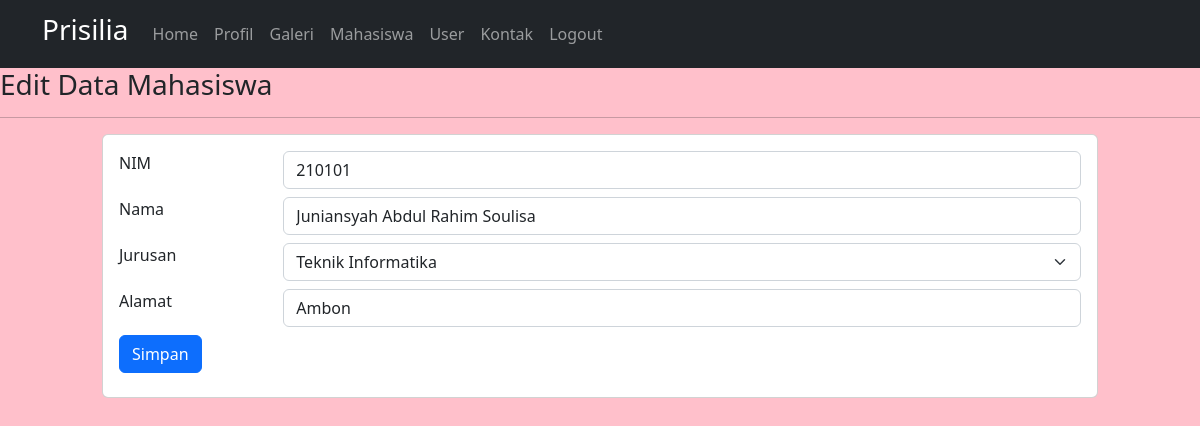
The page /sesion/index.php?page=mahasiswa_edit&nim=210101 (signed in) on the database its author committed.
### tables this page shows
CREATE TABLE `mahasiswa` (
  `nim` varchar(25) NOT NULL,
  `nama` varchar(225) NOT NULL,
  `jurusan` varchar(100) NOT NULL,
  `alamat` varchar(225) NOT NULL
);

### sesion/content/mahasiswa_edit.php (the view, shortened to what this page needs)
<?php
    if (isset ($_GET['nim'])) :
        $nim = $_GET['nim'];
        $sql = $con->query("SELECT * FROM mahasiswa WHERE nim = '$nim'");
        if ($sql->rowCount() == 0) {
            echo "NIM Tidak Terdaftar";
        }
        else {
            $row = $sql->fetch();
?>
<h3>Edit Data Mahasiswa</h3><hr>
<div class="row">
    <div class="col-10 mx-auto">
        <div class="card">
            <div class="card-body">
                <form action="index.php?page=mahasiswa_update" method="POST">
                    <div class="mb-2 row">
                        <div class="col-2">
                            <label for="nim" class="form-label">NIM</label>
                        </div>
                        <div class="col-10 mb-2">
                            <input type="text" name="nim" class="form-control"
                            value="<?= $row['nim'] ?>" readonly>
                        </div>
                        <div class="col-2">
                            <label for="nama" class="form-label">Nama</label>
                        </div>
                        <div class="col-10 mb-2">
                            <input type="text" name="nama" class="form-control"
                            value="<?= $row['nama'] ?>">
                        </div>
                        <div class="col-2">
                            <label for="jurusan" class="form-label">Jurusan</label>
                        </div>
                        <div class="col-10 mb-2">
                            <select name="jurusan" id="jurusan" class="form-select">
                                <option <?= ($row['jurusan'] == "Teknik Informatika") ?
                                "selected" : "" ?> >Teknik Informatika</option>
                            </select>
                        </div>
                        <div class="col-2">
                            <label for="alamat" class="form-label">Alamat</label>
                        </div>
                        <div class="col-10 mb-2">
                            <input type="text" name="alamat" class="form-control"
                            value="<?= $row['alamat'] ?>">
                        </div>
                        <div class="col-6">
                            <button type="submit" class="btn btn-primary">Simpan</button>
                        </div>
                    </div>
                </form>
            </div>
        </div>
    </div>
</div>
<?php
    }
endif;
?>

### sesion/index.php (style rules this page uses)
body { background-color: pink; }

### rows shown on the page
mahasiswa: nim "210101", nama "Juniansyah Abdul Rahim Soulisa", jurusan "Teknik Informatika", alamat "Ambon"
